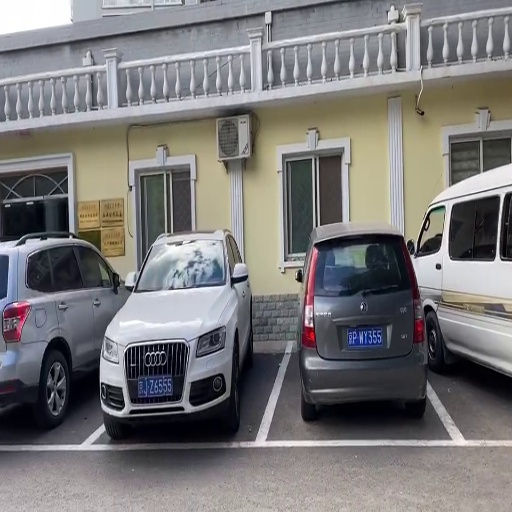
#> input picture DL_stitch/ImageAlignment/Codes/data/testing/input1/000206.jpg, 512 x 512 px, given as the content of the folder project/UnsupervisedDeepImageStitching-main/dataset/COCO/val, which was not available
$ python synthetic_dataset.py
#> lines starting #> are read from the running program, lines starting #| are printed output that depends on the picture; pictures that were not available may be replaced by others from this repository, and a replacement may not be noted
from PIL import Image
import numpy as np
import glob
import os.path
import random as rd
import cv2
import math


#Calculate cross product
def cross(a, b, c):
    ans = (b[0] - a[0])*(c[1] - b[1]) - (b[1] - a[1])*(c[0] - b[0])
    return ans

#Check whether the quadrilateral is convex.
#If it is convex, return 1
def checkShape(a,b,c,d):
    x1 = cross(a,b,c)
    x2 = cross(b,c,d)
    x3 = cross(c,d,a)
    x4 = cross(d,a,b)

    if (x1<0 and x2<0 and x3<0 and x4<0) or (x1>0 and x2>0 and x3>0 and x4>0) :
        return 1
    else:
        print('not convex')
        return 0


# Load a random image from the dataset
def load_random_image(path_source, size):
    #The size of the randomly sampled image must be greater than width*height
    img_path = rd.choice(glob.glob(os.path.join(path_source, '*.jpg')))
    img = Image.open(img_path)
#> img is the input picture: PIL image 512x512 RGB; mean R, G, B 120.8, 119.3, 119.6
    while True:
        #print(img.size)
        if img.size[0]>=size[0] and img.size[1]>=size[1] :
            break
        img_path = rd.choice(glob.glob(os.path.join(path_source, '*.jpg')))
        img = Image.open(img_path)
    #print('bingo')
    img_grey = img.resize(size)
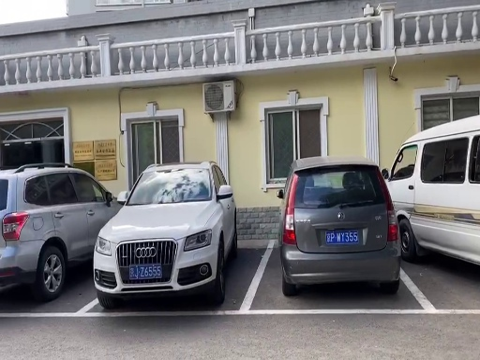
#> img_grey: PIL image 480x360 RGB; mean R, G, B 120.9, 119.3, 119.6
    img_data = np.asarray(img_grey)
    #imggg = Image.fromarray(img_data.astype('uint8')).convert('RGB')
    #imggg.show()
    return img_data


def save_to_file(index, image1, image2, path_dest):
    if not os.path.exists(path_dest):
        os.makedirs(path_dest)
    input1_path = path_dest +'//input1'
    input2_path = path_dest +'//input2'

    if not os.path.exists(input1_path):
        os.makedirs(input1_path)
    if not os.path.exists(input2_path):
        os.makedirs(input2_path)

    input1_path = path_dest +'//input1//' + index + '.jpg'
    input2_path = path_dest +'//input2//'+ index + '.jpg'
    image1 = Image.fromarray(image1.astype('uint8')).convert('RGB')
    image2 = Image.fromarray(image2.astype('uint8')).convert('RGB')
    image1.save(input1_path)
    image2.save(input2_path)


# Function to generate dataset
def generate_dataset(path_source, path_dest, rho, height, width, data, box, overlap):

    for count in range(0, data):
        #load row image
        img = load_random_image(path_source, [width, height]).astype(np.uint16)
#> img: shape (360, 480, 3) uint16

        #define parameters
        #src_input1 = np.empty([4, 2], dtype=np.uint8)
        src_input1 = np.zeros([4, 2])
        src_input2 = np.zeros([4, 2])
        dst = np.zeros([4, 2])

        #Upper left
        src_input1[0][0] = int(width/2 - box/2)
        src_input1[0][1] = int(height/2 - box/2)
        # Upper right
        src_input1[1][0] = src_input1[0][0] + box
        src_input1[1][1] = src_input1[0][1]
        # Lower left
        src_input1[2][0] = src_input1[0][0]
        src_input1[2][1] = src_input1[0][1] + box
        # Lower right
        src_input1[3][0] = src_input1[1][0]
        src_input1[3][1] = src_input1[2][1]
        #print(src_input1)

        #The translation of input2 relative to input1
        box_x_off = rd.randint(int(box * (overlap - 1)), int(box * (1 - overlap)))
        box_y_off = rd.randint(int(box * (overlap - 1)), int(box * (1 - overlap)))
        #Upper left
        src_input2[0][0] = src_input1[0][0] + box_x_off
        src_input2[0][1] = src_input1[0][1] + box_y_off
        #Upper righ
        src_input2[1][0] = src_input1[1][0] + box_x_off
        src_input2[1][1] = src_input1[1][1] + box_y_off
        # Lower left
        src_input2[2][0] = src_input1[2][0] + box_x_off
        src_input2[2][1] = src_input1[2][1] + box_y_off
        #Lower right
        src_input2[3][0] = src_input1[3][0] + box_x_off
        src_input2[3][1] = src_input1[3][1] + box_y_off
        #print(src_input2)

        offset = np.empty(8, dtype=np.int8)
        # Generate offsets:
        #The position of each vertex after the coordinate perturbation
        while True:
            for j in range(8):
                offset[j] = rd.randint(-rho, rho)
            # Upper left
            dst[0][0] = src_input2[0][0] + offset[0]
            dst[0][1] = src_input2[0][1] + offset[1]
            # Upper righ
            dst[1][0] = src_input2[1][0] + offset[2]
            dst[1][1] = src_input2[1][1] + offset[3]
            # Lower left
            dst[2][0] = src_input2[2][0] + offset[4]
            dst[2][1] = src_input2[2][1] + offset[5]
            # Lower right
            dst[3][0] = src_input2[3][0] + offset[6]
            dst[3][1] = src_input2[3][1] + offset[7]
            #print(dst)
            if checkShape(dst[0],dst[1],dst[3],dst[2])==1 :
                break

        h, status = cv2.findHomography(dst, src_input2)
        img_warped = np.asarray(cv2.warpPerspective(img, h, (width, height))).astype(np.uint8)
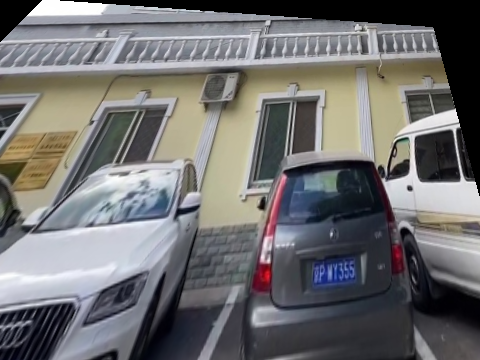
#> img_warped: shape (360, 480, 3); mean of channels 0, 1, 2 111.7, 111.1, 111.6; drawn as R, G, B


        # Generate input1
        x1 = int(src_input1[0][0])
        y1 = int(src_input1[0][1])
        image1 = img[y1:y1+box, x1:x1+box]
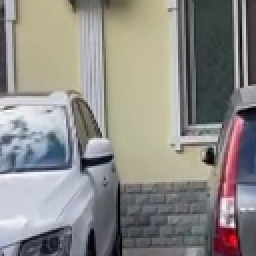
#> image1: shape (128, 128, 3) uint16 (shown 2 times larger); mean of channels 0, 1, 2 140.4, 138.4, 135.1; drawn as R, G, B

        # Generate input2
        x2 = int(src_input2[0][0])
        y2 = int(src_input2[0][1])
        image2 = img_warped[y2:y2+box, x2:x2+box,...]
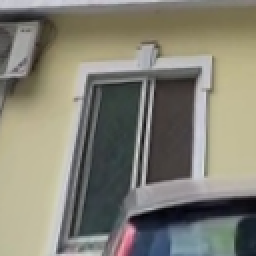
#> image2: shape (128, 128, 3) (shown 2 times larger); mean of channels 0, 1, 2 130.9, 128.9, 116.7; drawn as R, G, B

        save_to_file(str(count+1).zfill(6), image1, image2, path_dest)
        print(count+1)


# D:\vscode_project\UnsupervisedDeepImageStitching-main\dataset
raw_image_path = 'D://vscode_project//UnsupervisedDeepImageStitching-main//dataset//COCO//val'
box_size = 128
height = 360
width = 480
overlap_rate = 0.5
rho = int(box_size/5.0)

### generate training dataset
print("Training dataset...")
dataset_size = 50000
generate_image_path = 'D://vscode_project//UnsupervisedDeepImageStitching-main//dataset//training'
generate_dataset(raw_image_path, generate_image_path, rho, height, width, dataset_size, box_size, overlap_rate)
### generate testing dataset
print("Testing dataset...")
dataset_size = 5000
generate_image_path = 'D://vscode_project//UnsupervisedDeepImageStitching-main//dataset//testing'
generate_dataset(raw_image_path, generate_image_path, rho, height, width, dataset_size, box_size, overlap_rate)
